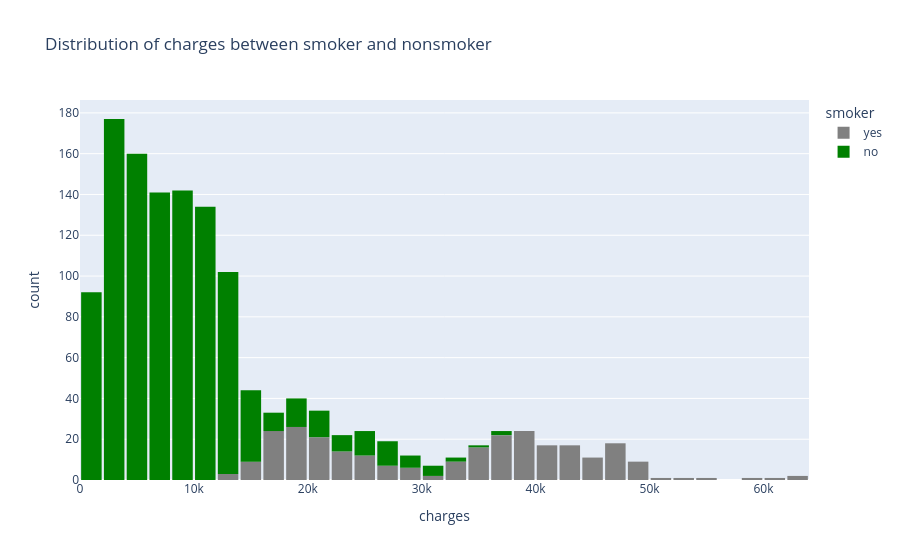

The code cell stored with this chart in its notebook:
### Code cell
fig = px.histogram(df,
                  x= 'charges',
                  color = 'smoker',
                  color_discrete_sequence = ['gray', 'green'],
                  nbins = 47,
                  title = 'Distribution of charges between smoker and nonsmoker'
                  )
fig.update_layout(bargap = 0.1)
fig.show()

### Figure 1 — Plotly figure (JSON) as saved in the notebook; plotly's stock layout.template omitted (floating-point values rounded to 4 significant figures; data arrays with more than 128 entries replaced by an {"elided": "..."} marker saying what was removed)
{"data": [{"alignmentgroup": "True", "bingroup": "x", "hovertemplate": "smoker=yes<br>charges=%{x}<br>count=%{y}<extra></extra>", "legendgroup": "yes", "marker": {"color": "gray", "pattern": {"shape": ""}}, "name": "yes", "nbinsx": 47, "offsetgroup": "yes", "orientation": "v", "showlegend": true, "type": "histogram", "x": {"elided": "274 float values"}, "xaxis": "x", "yaxis": "y"}, {"alignmentgroup": "True", "bingroup": "x", "hovertemplate": "smoker=no<br>charges=%{x}<br>count=%{y}<extra></extra>", "legendgroup": "no", "marker": {"color": "green", "pattern": {"shape": ""}}, "name": "no", "nbinsx": 47, "offsetgroup": "no", "orientation": "v", "showlegend": true, "type": "histogram", "x": {"elided": "1064 float values"}, "xaxis": "x", "yaxis": "y"}], "layout": {"bargap": 0.1, "barmode": "relative", "legend": {"title": {"text": "smoker"}, "tracegroupgap": 0}, "title": {"text": "Distribution of charges between smoker and nonsmoker"}, "xaxis": {"anchor": "y", "domain": [0, 1], "title": {"text": "charges"}}, "yaxis": {"anchor": "x", "domain": [0, 1], "title": {"text": "count"}}}}
